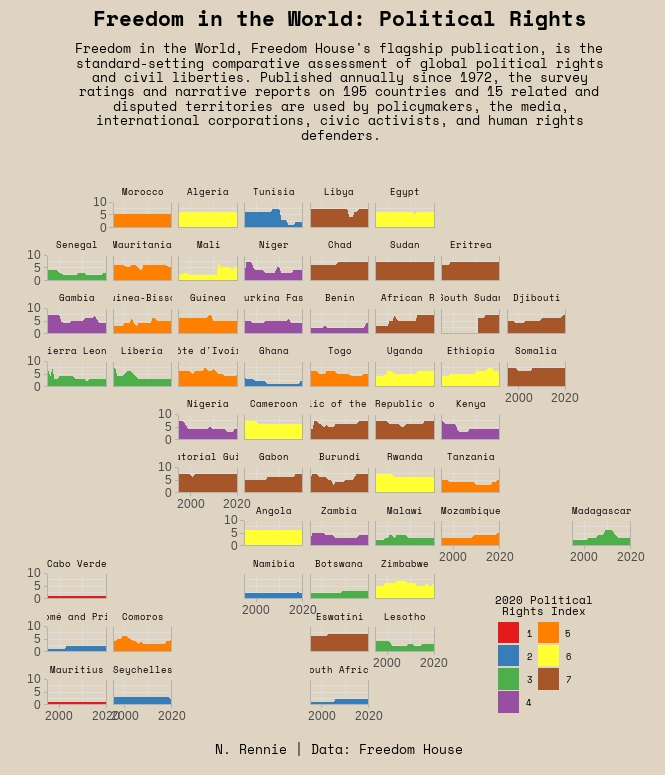

Reproduce this figure in R.
library(tidyverse)
library(geofacet)
library(usefunc)
library(showtext)

# get data
tuesdata <- tidytuesdayR::tt_load('2022-02-22')
freedom <- tuesdata$freedom

# load fonts
font_add_google(name = "Space Mono", family = "space")
showtext_auto()

# prep data
africa_data <- freedom %>%
  filter(Region_Name == "Africa") %>% 
  mutate(country = recode(country, 
                          "CÃƒÂ´te dÃ¢â‚¬â„¢Ivoire" = "Côte d'Ivoire", 
                          "Sao Tome and Principe" = "São Tomé and Principe", 
                          "United Republic of Tanzania" = "Tanzania", 
                          "Congo" = "Republic of the Congo")) %>% 
  select(country, year, PR) 

plot_2020 <- africa_data %>% 
  filter(year == 2020) %>% 
  select(country, PR)

plot_data <- left_join(africa_data, plot_2020, by = "country")

# plot 
ggplot(plot_data, aes(x = year, y = PR.x, fill = as.character(PR.y))) +
  geom_area() +
  facet_geo(~ country, grid = africa_countries_grid1) +
  scale_x_continuous(limits = c(1995, 2020), breaks = c(2000, 2020)) +
  scale_y_continuous(limits = c(0, 10), breaks = c(0, 5, 10)) +
  coord_cartesian(expand = F) +
  labs(title = "Freedom in the World: Political Rights", 
       subtitle = str_wrap_break("Freedom in the World, Freedom House's flagship publication, is the standard-setting comparative assessment of global political rights and civil liberties. Published annually since 1972, the survey ratings and narrative reports on 195 countries and 15 related and disputed territories are used by policymakers, the media, international corporations, civic activists, and human rights defenders.", 70), 
       caption = "N. Rennie | Data: Freedom House", 
       x = "", 
       y = "") +
  scale_fill_brewer("2020 Political\nRights Index", palette = "Set1") +
  guides(fill=guide_legend(ncol=2)) +
  theme_light() +
  theme(plot.background = element_rect(fill = "#dfd3c2", colour="#dfd3c2"),
        panel.background = element_rect(fill = "#dfd3c2", colour="#dfd3c2"), 
        plot.title = element_text(colour = "black", size=16, face = "bold", hjust = 0.5, family="space", 
                                  margin = margin(0, 0, 10, 0)), 
        plot.subtitle = element_text(colour = "black", size=10, hjust = 0.5, family="space", 
                                     margin = margin(0, 0, 30, 0)), 
        plot.caption = element_text(colour = "black", size=10, hjust = 0.5, family="space", 
                                     margin = margin(5, 0, 5, 0)), 
        strip.text = element_text(colour = "black", size=7, hjust = 0.5, family="space"), 
        strip.background = element_rect(fill = "#dfd3c2", colour="#dfd3c2"), 
        plot.margin = unit(c(0.3, 0.9, 0.3, 0.3), "cm"), 
        legend.background = element_rect(fill = "#dfd3c2", colour="#dfd3c2"), 
        legend.key = element_rect(colour="#dfd3c2", fill = "#dfd3c2"),
        legend.position = c(0.85, 0.1),
        legend.text = element_text(colour = "black", size=7, hjust = 0.5, family="space"), 
        legend.title = element_text(colour = "black", size=8, hjust = 0.5, family="space"))
